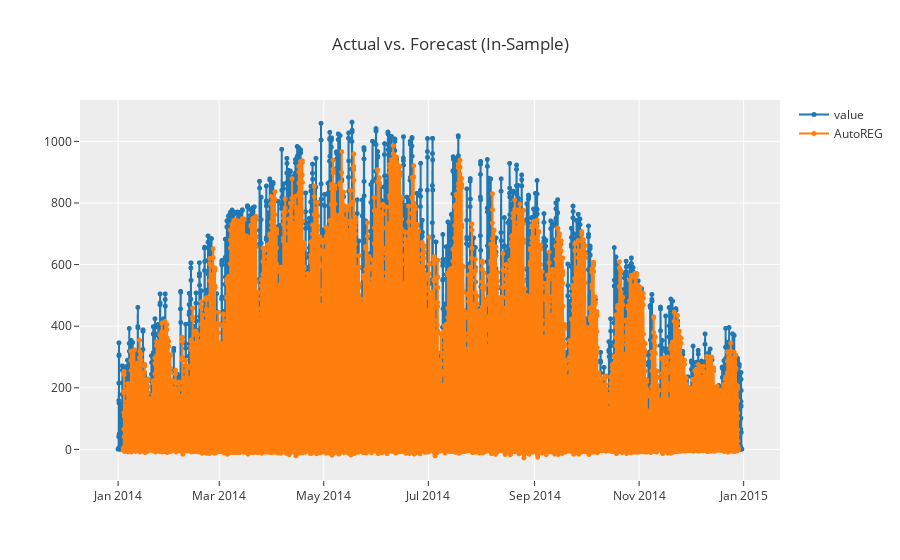
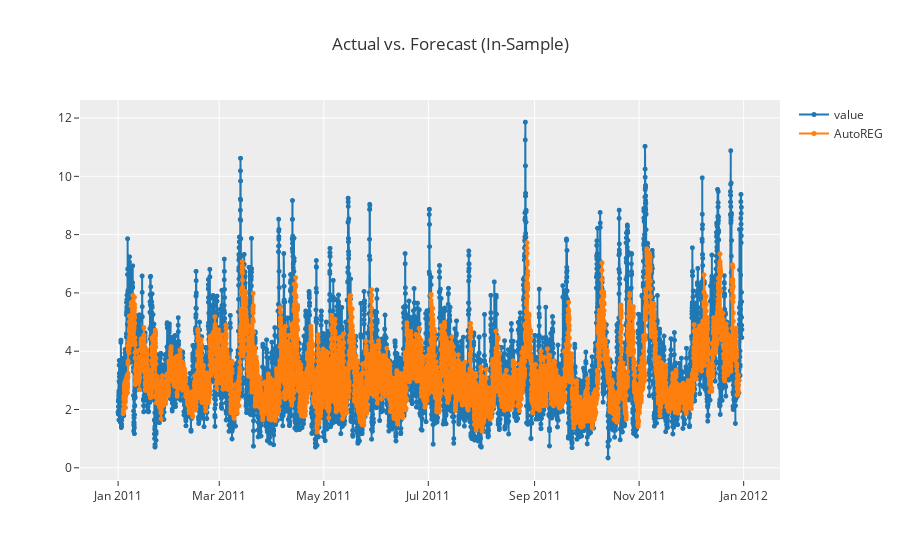
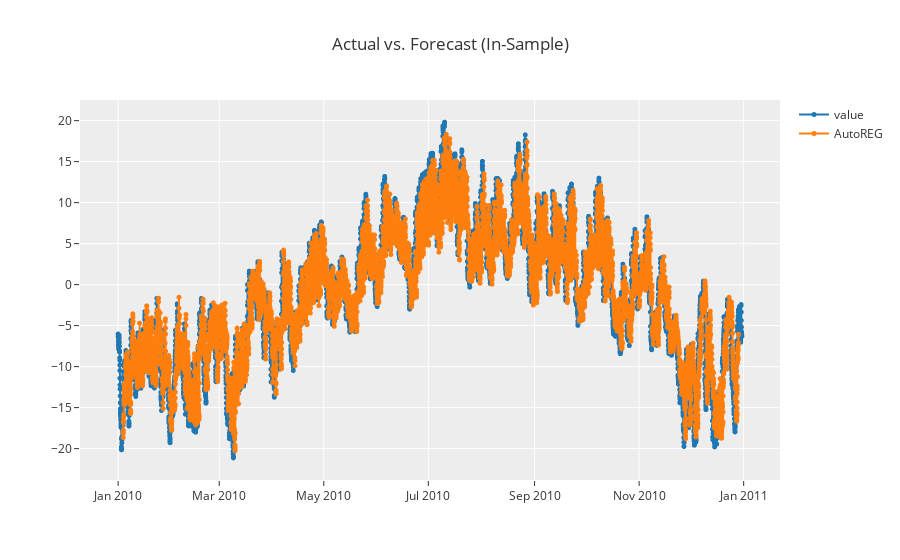

These figures' notebook cell, in order:
### Code cell
data1 = exp1.plot_model(arima1, plot="insample", return_data=True)
data2 = exp2.plot_model(arima2, plot="insample", return_data=True)
data3 = exp3.plot_model(arima3, plot="insample", return_data=True)

### Figure 1 — Plotly figure (JSON) as saved in the notebook; plotly's stock layout.template omitted (floating-point values rounded to 4 significant figures; data arrays with more than 128 entries replaced by an {"elided": "..."} marker saying what was removed)
{"data": [{"line": {"color": "rgb(31, 119, 180)", "width": 2}, "marker": {"color": "rgb(31, 119, 180)", "size": 5}, "mode": "lines+markers", "name": "value", "type": "scattergl", "x": {"elided": "8736 str values"}, "xaxis": "x", "y": {"elided": "8736 float values"}, "yaxis": "y"}, {"line": {"color": "rgb(255, 127, 14)", "width": 2}, "marker": {"color": "rgb(255, 127, 14)", "size": 5}, "mode": "lines+markers", "name": "AutoREG", "type": "scattergl", "x": {"elided": "8736 str values"}, "xaxis": "x", "y": {"elided": "8736 float values"}, "yaxis": "y"}], "layout": {"showlegend": true, "title": {"text": "Actual vs. Forecast (In-Sample)"}, "xaxis": {"anchor": "y", "domain": [0, 1]}, "yaxis": {"anchor": "x", "domain": [0, 1]}}}

### Figure 2 — Plotly figure (JSON) as saved in the notebook; plotly's stock layout.template omitted (floating-point values rounded to 4 significant figures; data arrays with more than 128 entries replaced by an {"elided": "..."} marker saying what was removed)
{"data": [{"line": {"color": "rgb(31, 119, 180)", "width": 2}, "marker": {"color": "rgb(31, 119, 180)", "size": 5}, "mode": "lines+markers", "name": "value", "type": "scattergl", "x": {"elided": "8736 str values"}, "xaxis": "x", "y": {"elided": "8736 float values"}, "yaxis": "y"}, {"line": {"color": "rgb(255, 127, 14)", "width": 2}, "marker": {"color": "rgb(255, 127, 14)", "size": 5}, "mode": "lines+markers", "name": "AutoREG", "type": "scattergl", "x": {"elided": "8736 str values"}, "xaxis": "x", "y": {"elided": "8736 float values"}, "yaxis": "y"}], "layout": {"showlegend": true, "title": {"text": "Actual vs. Forecast (In-Sample)"}, "xaxis": {"anchor": "y", "domain": [0, 1]}, "yaxis": {"anchor": "x", "domain": [0, 1]}}}

### Figure 3 — Plotly figure (JSON) as saved in the notebook; plotly's stock layout.template omitted (floating-point values rounded to 4 significant figures; data arrays with more than 128 entries replaced by an {"elided": "..."} marker saying what was removed)
{"data": [{"line": {"color": "rgb(31, 119, 180)", "width": 2}, "marker": {"color": "rgb(31, 119, 180)", "size": 5}, "mode": "lines+markers", "name": "value", "type": "scattergl", "x": {"elided": "8736 str values"}, "xaxis": "x", "y": {"elided": "8736 float values"}, "yaxis": "y"}, {"line": {"color": "rgb(255, 127, 14)", "width": 2}, "marker": {"color": "rgb(255, 127, 14)", "size": 5}, "mode": "lines+markers", "name": "AutoREG", "type": "scattergl", "x": {"elided": "8736 str values"}, "xaxis": "x", "y": {"elided": "8736 float values"}, "yaxis": "y"}], "layout": {"showlegend": true, "title": {"text": "Actual vs. Forecast (In-Sample)"}, "xaxis": {"anchor": "y", "domain": [0, 1]}, "yaxis": {"anchor": "x", "domain": [0, 1]}}}
